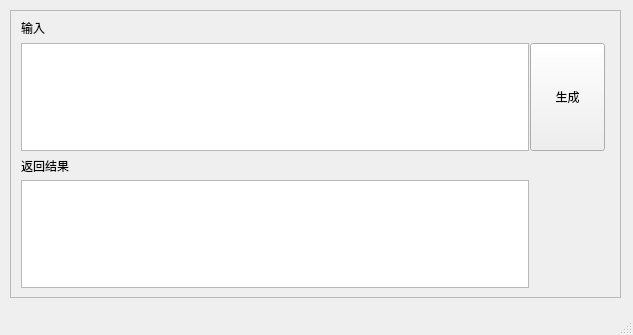
<?xml version="1.0" encoding="UTF-8"?>
<ui version="4.0">
 <class>MainWindow</class>
 <widget class="QMainWindow" name="MainWindow">
  <property name="geometry">
   <rect>
    <x>0</x>
    <y>0</y>
    <width>633</width>
    <height>335</height>
   </rect>
  </property>
  <property name="windowTitle">
   <string>MainWindow</string>
  </property>
  <widget class="QWidget" name="centralwidget">
   <widget class="QFrame" name="frame">
    <property name="geometry">
     <rect>
      <x>10</x>
      <y>10</y>
      <width>611</width>
      <height>288</height>
     </rect>
    </property>
    <property name="frameShape">
     <enum>QFrame::StyledPanel</enum>
    </property>
    <property name="frameShadow">
     <enum>QFrame::Raised</enum>
    </property>
    <widget class="QPushButton" name="pushButton">
     <property name="geometry">
      <rect>
       <x>520</x>
       <y>33</y>
       <width>75</width>
       <height>108</height>
      </rect>
     </property>
     <property name="text">
      <string>生成</string>
     </property>
    </widget>
    <widget class="QTextEdit" name="textEdit">
     <property name="geometry">
      <rect>
       <x>11</x>
       <y>33</y>
       <width>508</width>
       <height>108</height>
      </rect>
     </property>
    </widget>
    <widget class="QLabel" name="label">
     <property name="geometry">
      <rect>
       <x>11</x>
       <y>148</y>
       <width>48</width>
       <height>16</height>
      </rect>
     </property>
     <property name="text">
      <string>返回结果</string>
     </property>
    </widget>
    <widget class="QLabel" name="label_2">
     <property name="geometry">
      <rect>
       <x>11</x>
       <y>10</y>
       <width>24</width>
       <height>16</height>
      </rect>
     </property>
     <property name="text">
      <string>输入</string>
     </property>
    </widget>
    <widget class="QTextEdit" name="textEdit_2">
     <property name="geometry">
      <rect>
       <x>11</x>
       <y>170</y>
       <width>508</width>
       <height>108</height>
      </rect>
     </property>
    </widget>
   </widget>
  </widget>
  <widget class="QMenuBar" name="menubar">
   <property name="geometry">
    <rect>
     <x>0</x>
     <y>0</y>
     <width>633</width>
     <height>22</height>
    </rect>
   </property>
  </widget>
  <widget class="QStatusBar" name="statusbar"/>
 </widget>
 <resources/>
 <connections>
  <connection>
   <sender>pushButton</sender>
   <signal>clicked()</signal>
   <receiver>MainWindow</receiver>
   <slot>generate()</slot>
   <hints>
    <hint type="sourcelabel">
     <x>558</x>
     <y>146</y>
    </hint>
    <hint type="destinationlabel">
     <x>772</x>
     <y>238</y>
    </hint>
   </hints>
  </connection>
 </connections>
 <slots>
  <slot>generate()</slot>
 </slots>
</ui>
